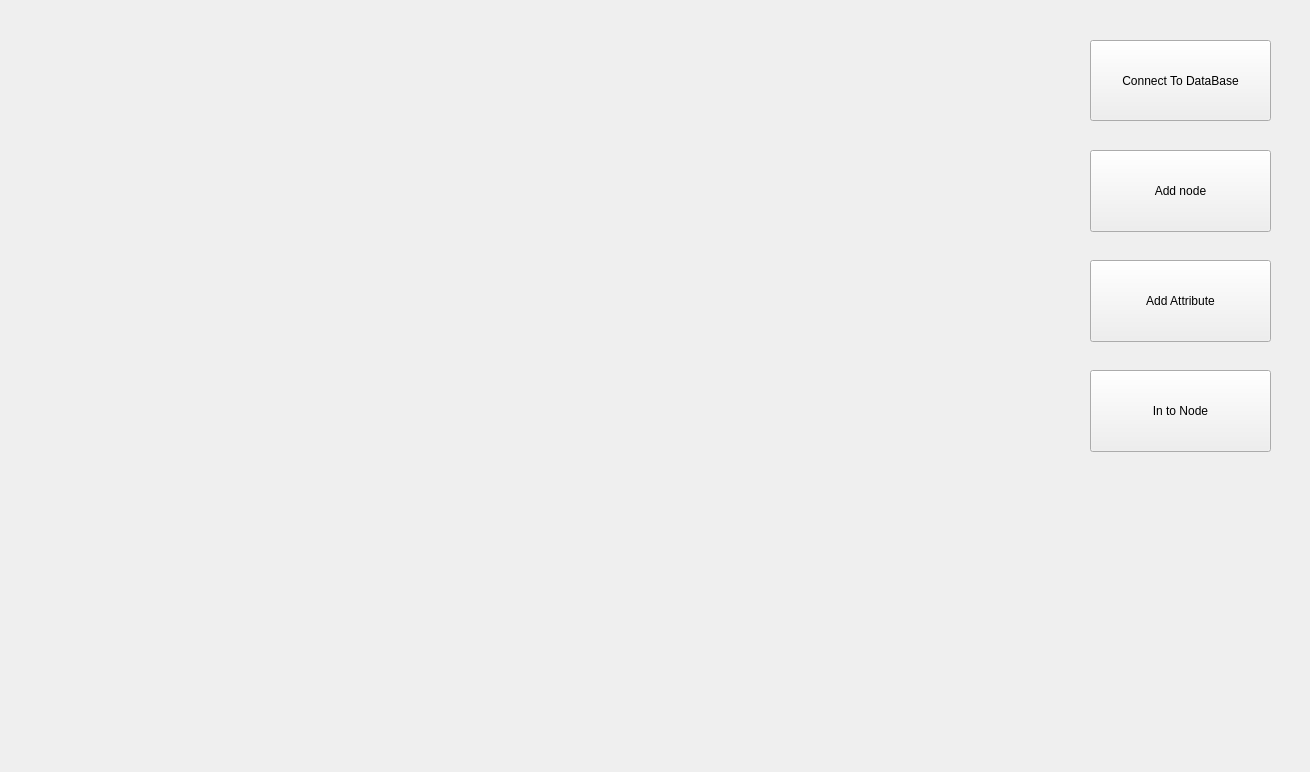
<?xml version="1.0" encoding="UTF-8"?>
<ui version="4.0">
 <class>SignIn</class>
 <widget class="QWidget" name="SignIn">
  <property name="geometry">
   <rect>
    <x>0</x>
    <y>0</y>
    <width>1310</width>
    <height>772</height>
   </rect>
  </property>
  <property name="windowTitle">
   <string>Form</string>
  </property>
  <widget class="QPushButton" name="btn_connectTofile">
   <property name="geometry">
    <rect>
     <x>1090</x>
     <y>40</y>
     <width>181</width>
     <height>81</height>
    </rect>
   </property>
   <property name="text">
    <string>Connect To DataBase</string>
   </property>
  </widget>
  <widget class="QPushButton" name="btn_addNode">
   <property name="geometry">
    <rect>
     <x>1090</x>
     <y>150</y>
     <width>181</width>
     <height>82</height>
    </rect>
   </property>
   <property name="text">
    <string>Add node</string>
   </property>
  </widget>
  <widget class="QPushButton" name="btn_addAttr">
   <property name="geometry">
    <rect>
     <x>1090</x>
     <y>260</y>
     <width>181</width>
     <height>82</height>
    </rect>
   </property>
   <property name="text">
    <string>Add Attribute</string>
   </property>
  </widget>
  <widget class="QPushButton" name="btn_intoNode">
   <property name="geometry">
    <rect>
     <x>1090</x>
     <y>370</y>
     <width>181</width>
     <height>82</height>
    </rect>
   </property>
   <property name="text">
    <string>In to Node</string>
   </property>
  </widget>
 </widget>
 <resources/>
 <connections/>
</ui>
